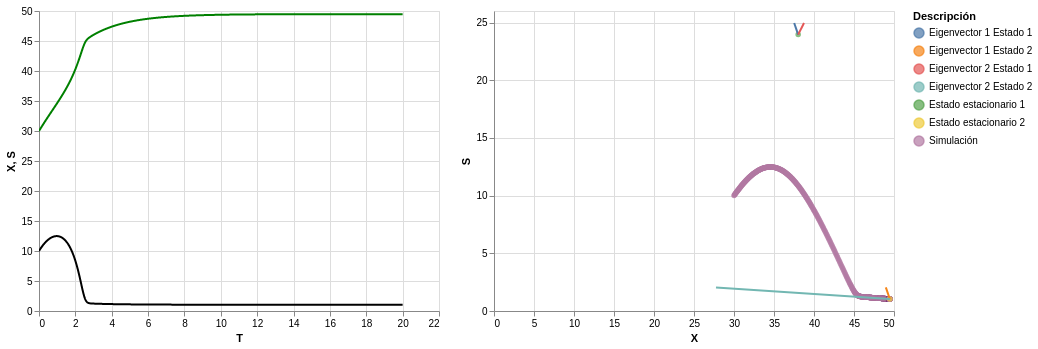

Notebook cell for this chart:
### Markdown cell above
**Graficar simulación**

### Code cell
#Mostrar tabla con datos de simulación
display(df_simulacion)

#Grafica de Diagrama de fases
plot_simulacion_X_vs_S = alt.Chart(df_simulacion).mark_circle().encode( x='X',  y='S', color = 'Descripción')
plot_diagrama_fases = alt.layer(plot_simulacion_X_vs_S, plot_estado_1, plot_estado_2, plot_eigenvectores).interactive()
#Grafica  Sustrato y Biomasa vs Tiempo
plot_simulacion_X_vs_T = alt.Chart(df_simulacion).mark_line(color= 'green').encode( x='T',  y='X')
plot_simulacion_S_vs_T = alt.Chart(df_simulacion).mark_line(color= 'black').encode( x='T',  y='S')
plot_XS_vs_T = alt.layer(plot_simulacion_X_vs_T, plot_simulacion_S_vs_T).interactive()

#Mostrar gráfica
display(plot_XS_vs_T | plot_diagrama_fases)

### Figure 1 — Vega-Lite specification as saved in the notebook (floating-point values rounded to 4 significant figures; data arrays with more than 128 entries replaced by an {"elided": "..."} marker saying what was removed)
{"config": {"view": {"continuousWidth": 400, "continuousHeight": 300}}, "hconcat": [{"layer": [{"mark": {"type": "line", "color": "green"}, "encoding": {"x": {"field": "T", "type": "quantitative"}, "y": {"field": "X", "type": "quantitative"}}, "selection": {"selector005": {"type": "interval", "bind": "scales", "encodings": ["x", "y"]}}}, {"mark": {"type": "line", "color": "black"}, "encoding": {"x": {"field": "T", "type": "quantitative"}, "y": {"field": "S", "type": "quantitative"}}}], "data": {"name": "data-b27b0d3b1fcc402ec5338706db8c55d2"}}, {"layer": [{"data": {"name": "data-b27b0d3b1fcc402ec5338706db8c55d2"}, "mark": "circle", "encoding": {"color": {"field": "Descripción", "type": "nominal"}, "x": {"field": "X", "type": "quantitative"}, "y": {"field": "S", "type": "quantitative"}}, "selection": {"selector004": {"type": "interval", "bind": "scales", "encodings": ["x", "y"]}}}, {"data": {"name": "data-37848e2e63391b7d99a67cc4c96aa345"}, "mark": "circle", "encoding": {"color": {"field": "Descripción", "type": "nominal"}, "x": {"field": "X", "type": "quantitative"}, "y": {"field": "S", "type": "quantitative"}}}, {"data": {"name": "data-2bca095fbad60115aa26eacb1bc0b9a3"}, "mark": "circle", "encoding": {"color": {"field": "Descripción", "type": "nominal"}, "x": {"field": "X", "type": "quantitative"}, "y": {"field": "S", "type": "quantitative"}}}, {"data": {"name": "data-8168c6d8b5e9e2c6d2ad9a572a1aaccf"}, "mark": "line", "encoding": {"color": {"field": "Descripción", "type": "nominal"}, "x": {"field": "X", "type": "quantitative"}, "y": {"field": "S", "type": "quantitative"}}}]}], "$schema": "https://vega.github.io/schema/vega-lite/v4.17.0.json", "datasets": {"data-b27b0d3b1fcc402ec5338706db8c55d2": {"elided": "2001 records"}, "data-37848e2e63391b7d99a67cc4c96aa345": [{"X": 38.02, "S": 23.96, "Descripción": "Estado estacionario 1", "Grupo": "Estado Estacionario"}], "data-2bca095fbad60115aa26eacb1bc0b9a3": [{"X": 49.48, "S": 1.044, "Descripción": "Estado estacionario 2", "Grupo": "Estado Estacionario"}], "data-8168c6d8b5e9e2c6d2ad9a572a1aaccf": [{"X": 38.02, "S": 23.96, "Descripción": "Eigenvector 1 Estado 1", "Grupo": "Eigenvector"}, {"X": 37.52, "S": 24.96, "Descripción": "Eigenvector 1 Estado 1", "Grupo": "Eigenvector"}, {"X": 38.02, "S": 23.96, "Descripción": "Eigenvector 2 Estado 1", "Grupo": "Eigenvector"}, {"X": 38.75, "S": 24.96, "Descripción": "Eigenvector 2 Estado 1", "Grupo": "Eigenvector"}, {"X": 49.48, "S": 1.044, "Descripción": "Eigenvector 1 Estado 2", "Grupo": "Eigenvector"}, {"X": 48.98, "S": 2.044, "Descripción": "Eigenvector 1 Estado 2", "Grupo": "Eigenvector"}, {"X": 49.48, "S": 1.044, "Descripción": "Eigenvector 2 Estado 2", "Grupo": "Eigenvector"}, {"X": 27.75, "S": 2.044, "Descripción": "Eigenvector 2 Estado 2", "Grupo": "Eigenvector"}]}}
